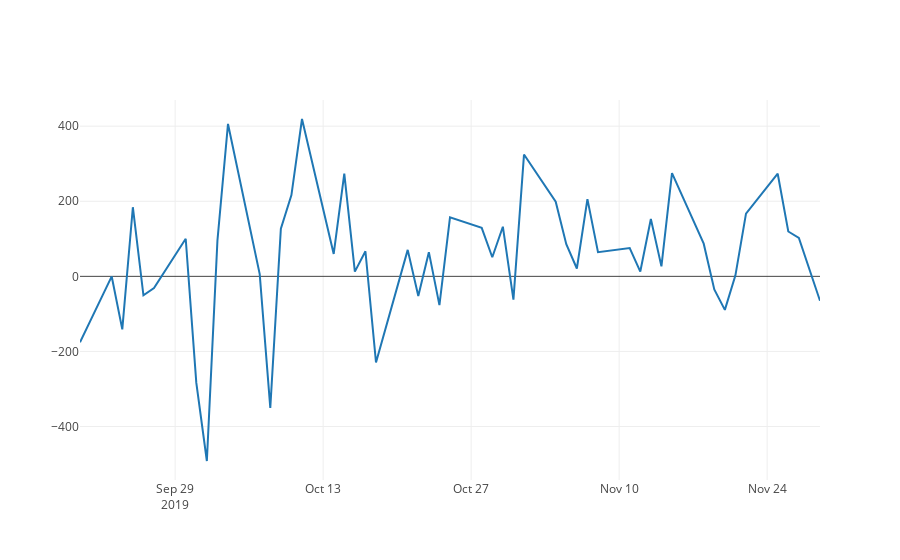

The code cell stored with this chart in its notebook:
### Markdown cell above
### Остатки тоже выглядят неплохо

### Code cell
plotting.plot_ts(ts_test-preds)
